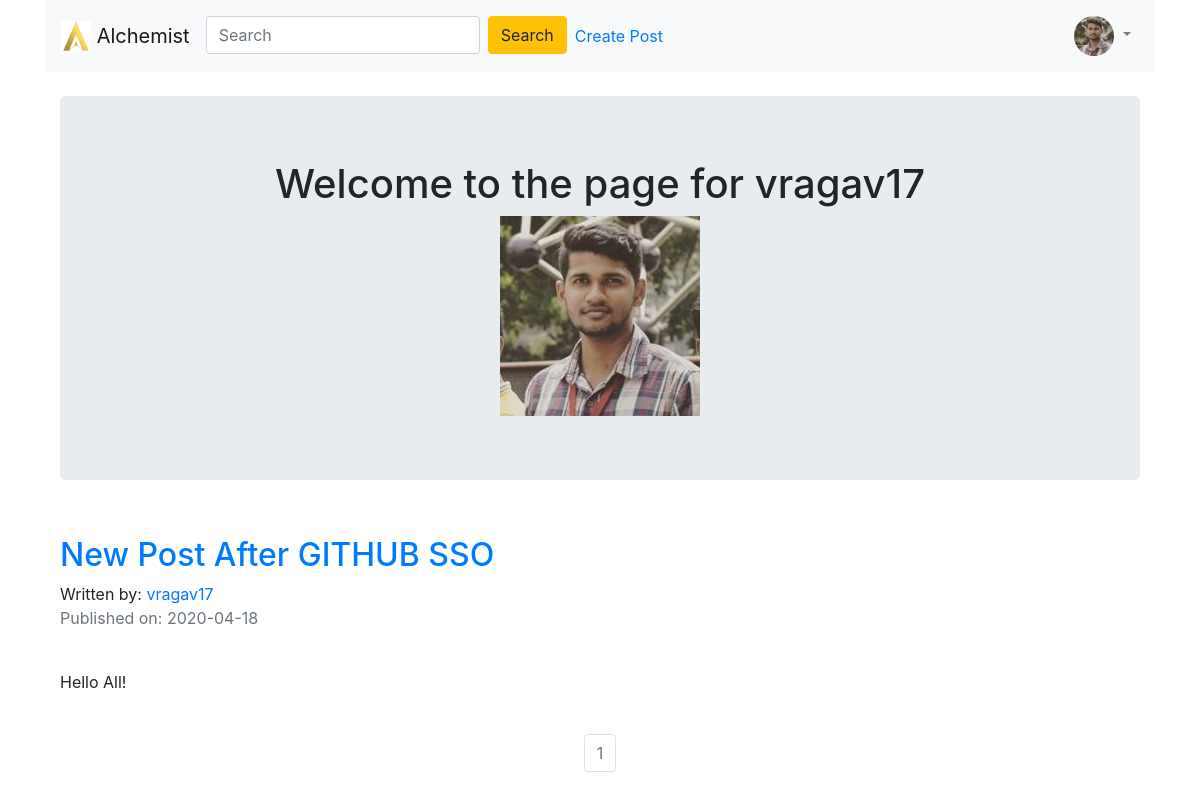
Screenshot of /vragav17 (signed in) with the database file from the repository.
### alchemist/models.py (models this page shows, shortened)
class User(db.Model, UserMixin):
    __tablename__ = 'user'
    id = db.Column(db.Integer, primary_key = True)
    profile_image = db.Column(db.String(20), nullable=False, default='default_profile.png')
    username = db.Column(db.String(64), unique=True, index=True)
    posts = db.relationship('BlogPost', backref='author', lazy=True)

class BlogPost(db.Model):
    user = db.relationship(User)
    id = db.Column(db.Integer, primary_key=True)
    user_id = db.Column(db.Integer, db.ForeignKey('user.id'), nullable=False)
    date = db.Column(db.DateTime, nullable=False, default=datetime.utcnow)
    title = db.Column(db.String(140), nullable=False)
    text = db.Column(db.Text, nullable=False)

### alchemist/users/views.py (the view)
@users.route("/<username>")
def user_posts(username):
    page = request.args.get('page', 1, type=int)
    user = User.query.filter_by(username=username).first_or_404()
    blog_posts = BlogPost.query.filter_by(author=user).order_by(BlogPost.date.desc()).paginate(page=page, per_page=5)
    return render_template('user_blog_posts.html', blog_posts=blog_posts, user=user)

### alchemist/models.py (called while the page is built)
@login_manager.user_loader
def load_user(user_id):
    return User.query.get(int(user_id))

### alchemist/templates/user_blog_posts.html (shortened to what this page needs)
{% extends "base.html" %}
{% block content %}
<div class="container">
  <div class="jumbotron">
    <div align='center'>
      <h1 >Welcome to the page for {{user.username}}</h1>
      <img align='center' src="{{ url_for('static', filename='profile_pics/' + user.profile_image) }}">
    </div>
  </div>
{% for post in blog_posts.items %}
          <h2><a href="{{ url_for('blog_posts.blog_post', blog_post_id=post.id) }}">{{ post.title }}</a></h2>
          Written by: <a href="{{ url_for('users.user_posts', username=post.author.username) }}">{{ post.author.username }}</a>
          <p class="text-muted">Published on: {{ post.date.strftime('%Y-%m-%d') }}</p>
          <br>
            <p>{{post.text}}</p>
          <br>
{% endfor %}
</div>
<nav aria-label="Page navigation example">
  <ul class="pagination justify-content-center">
    {% for page_num in blog_posts.iter_pages(left_edge=1, right_edge=1, left_current=1, right_current=2) %}
            {% if blog_posts.page == page_num %}
              <li class="page-item disabled">
                <a class="page-link" href="{{ url_for('users.user_posts', username=user.username, page=page_num) }}">{{ page_num }}</a></li>
            {% else %}
              <li class="page-item"><a class="page-link" href="{{ url_for('users.user_posts', username=user.username, page=page_num) }}">{{ page_num }}</a></li>
            {% endif %}
    {% endfor %}
</nav>
{% endblock content %}

### alchemist/templates/base.html (shortened to what this page needs)
<!DOCTYPE html>
<html>
  <head>
    <link rel="stylesheet" href="https://maxcdn.bootstrapcdn.com/bootstrap/4.0.0/css/bootstrap.min.css">
  </head>
  <body>
    <div class="container">
    <nav class="navbar navbar-light bg-light  navbar-expand-lg  sticky-top  ">
      <a class="navbar-brand" href="{{url_for("core.index")}}">
        <img src="../static/logo.png" width="auto" height="30" class="d-inline-block align-top" alt="">
      Alchemist
      </a>
      <div class="collapse navbar-collapse" id="navbarText">
        <ul class="navbar-nav mr-auto">
          <li class="nav-item">
            <span class="align-middle">
              <form class="form-inline my-2 my-lg-0">
                <input class="form-control mr-sm-2" type="search" placeholder="Search" aria-label="Search">
                <button class="btn btn-warning my-2 my-sm-0" type="submit">Search</button>
              </form>
            </span>
          </li>
          {% if current_user.is_authenticated %}
          <li class="nav-link"><a href="{{ url_for('blog_posts.create_post') }}">Create Post</a></li>
          {% endif %}
        </ul>
        {% if current_user.is_authenticated %}
        <div class="nav-text">
          <ul class="navbar-nav mr-auto">
            <li class="nav-item dropdown">
              <a class="nav-link dropdown-toggle" href="#" id="navbarDropdownMenuLink" role="button" data-toggle="dropdown" aria-haspopup="true" aria-expanded="false">
                <img src="{{ url_for('static', filename='profile_pics/' + current_user.profile_image) }}" width="40" height="40" class="rounded-circle">
              </a>
            </li>
          </ul>
        </div>
        {% endif %}
      </div>
    </nav>
  {% block content %}
  {% endblock %}
  </body>
  </html>

### rows the page displays
User: profile_image (picture), username "vragav17"
BlogPost: title "New Post After GITHUB SSO", author.username "vragav17", date "2020-04-18", text "Hello All!"

### other values shown
{{ page_num }} "1"
